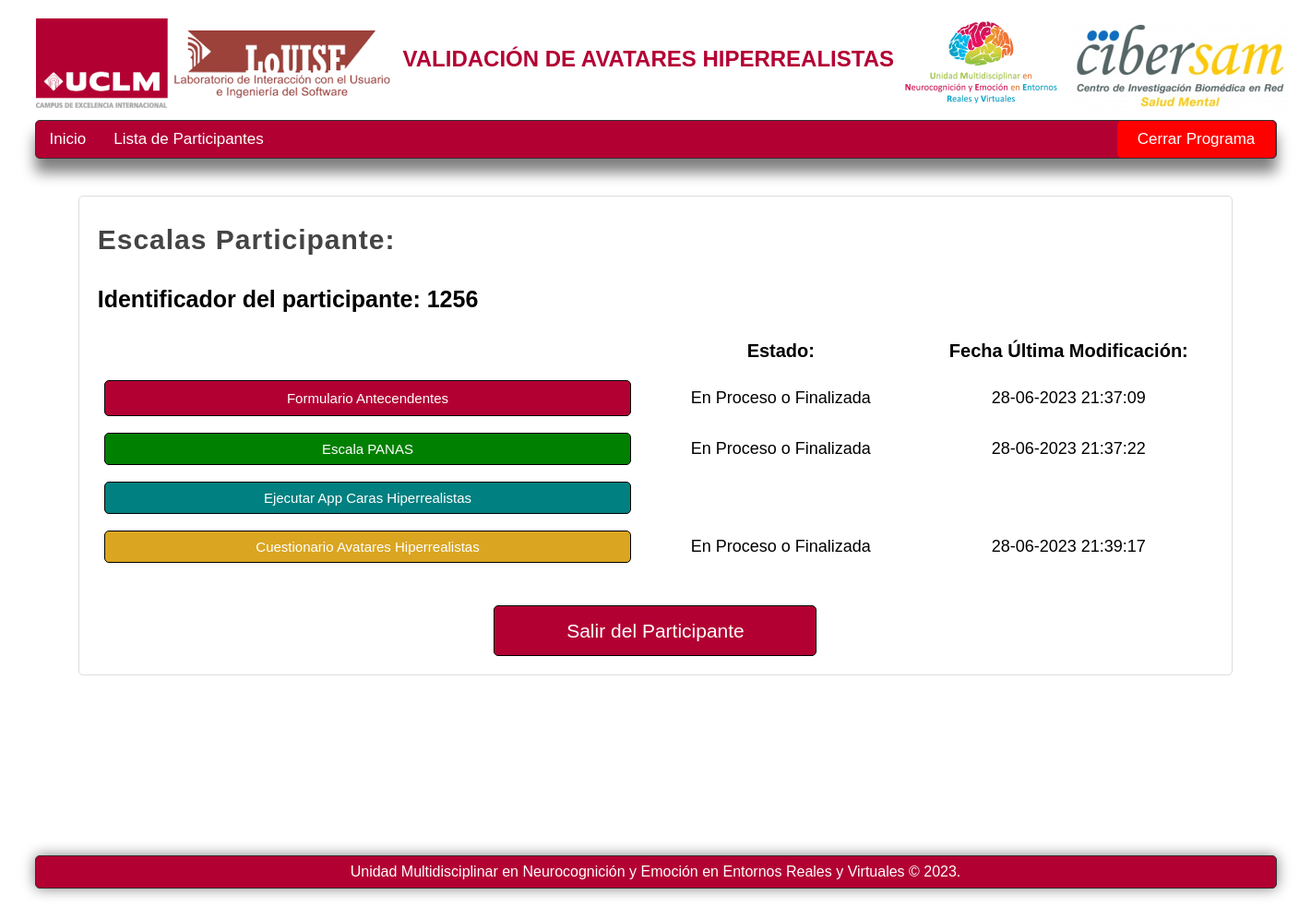
Screenshot of /listaformulariosparticipante/control/1/1256/28-06-2023 19:30:10/ with the database file from the repository.
### appcarasrealistas.py (models this page shows)
class Formularioantecedentes(db.Model):
    __bind_key__ = 'datosappcarasrealistas'
    idescala = db.Column(db.Integer, primary_key=True)
    idparticipante = db.Column(db.Text)
    nhcparticipante = db.Column(db.Text)
    tipoparticipante = db.Column(db.Text)
    estadoparticipante = db.Column(db.Text)
    estadoescala = db.Column(db.Text)
    fechacreacion = db.Column(db.Text)
    fechaultimamodificacion = db.Column(db.Text)
    antecedentespersonalessomaticos = db.Column(db.Text)
    diagnosticodms5 = db.Column(db.Text)
    faseenfermedadactual = db.Column(db.Text)
    edadiniciosintomatologia = db.Column(db.Text)
    anosevolucionenfermedad = db.Column(db.Text)
    numerodescompensaciones = db.Column(db.Text)
    numerodescompensaciones6meses = db.Column(db.Text)
    numeroingresos = db.Column(db.Text)
    numeroingresos6meses = db.Column(db.Text)
    tratamientopsicofarmacologico = db.Column(db.Text)
    tratamientopsicofarmacologico = db.Column(db.Text)
    tratamientomedicoactual = db.Column(db.Text)
    antecedentespersonalestoxicos1 = db.Column(db.Text)
    antecedentespersonalestoxicos8 = db.Column(db.Text)
    antecedentespersonalestoxicos2 = db.Column(db.Text)
    antecedentespersonalestoxicos3 = db.Column(db.Text)
    antecedentespersonalestoxicos4 = db.Column(db.Text)
    antecedentespersonalestoxicos5 = db.Column(db.Text)
    antecedentespersonalestoxicos6 = db.Column(db.Text)
    antecedentespersonalestoxicos7 = db.Column(db.Text)
    textoantecedentespersonalestoxicos = db.Column(db.Text)
    criteriosabuso = db.Column(db.Text)
    antecedentesfamiliarespsiquiatricos = db.Column(db.Text)

class Escalapanas(db.Model):
    __bind_key__ = 'datosappcarasrealistas'
    idescala = db.Column(db.Integer, primary_key=True)
    idparticipante = db.Column(db.Text)
    nhcparticipante = db.Column(db.Text)
    tipoparticipante = db.Column(db.Text)
    estadoparticipante = db.Column(db.Text)
    estadoescala = db.Column(db.Text)
    fechacreacion = db.Column(db.Text)
    fechaultimamodificacion = db.Column(db.Text)
    escalapanas1 = db.Column(db.Text)
    escalapanas2 = db.Column(db.Text)
    escalapanas3 = db.Column(db.Text)
    escalapanas4 = db.Column(db.Text)
    escalapanas5 = db.Column(db.Text)
    escalapanas6 = db.Column(db.Text)
    escalapanas7 = db.Column(db.Text)
    escalapanas8 = db.Column(db.Text)
    escalapanas9 = db.Column(db.Text)
    escalapanas10 = db.Column(db.Text)
    escalapanas11 = db.Column(db.Text)
    escalapanas12 = db.Column(db.Text)
    escalapanas13 = db.Column(db.Text)
    escalapanas14 = db.Column(db.Text)
    escalapanas15 = db.Column(db.Text)
    escalapanas16 = db.Column(db.Text)
    escalapanas17 = db.Column(db.Text)
    escalapanas18 = db.Column(db.Text)
    escalapanas19 = db.Column(db.Text)
    escalapanas20 = db.Column(db.Text)

class Cuestionarioavatares(db.Model):
    __bind_key__ = 'datosappcarasrealistas'
    idescala = db.Column(db.Integer, primary_key=True)
    idparticipante = db.Column(db.Text)
    nhcparticipante = db.Column(db.Text)
    tipoparticipante = db.Column(db.Text)
    estadoparticipante = db.Column(db.Text)
    estadoescala = db.Column(db.Text)
    fechacreacion = db.Column(db.Text)
    fechaultimamodificacion = db.Column(db.Text)
    cuestionarioavatares1 = db.Column(db.Text)
    cuestionarioavatares2 = db.Column(db.Text)
    cuestionarioavatares3 = db.Column(db.Text)
    cuestionarioavatares4_1 = db.Column(db.Text)
    cuestionarioavatares4_2 = db.Column(db.Text)
    cuestionarioavatares5 = db.Column(db.Text)
    cuestionarioavatares6 = db.Column(db.Text)

### appcarasrealistas.py (the view)
@appcarasrealistas.route("/listaformulariosparticipante/<string:tipoparticipante>/<int:idparticipante>/<string:nhcparticipante>/<string:fechacreacion>/", methods=["GET", "POST"])
def listaformulariosparticipante(tipoparticipante="", idparticipante=None, nhcparticipante="", fechacreacion=""):
    if request.method == 'POST':
        if request.form.get('salirparticipante') == "Salir del Participante":
            return redirect(url_for('listaparticipantes', tipoparticipante=tipoparticipante))
    if tipoparticipante == "control":
        datosformularioantecedentesestable = buscarfirstparticipante(Formularioantecedentes, idparticipante, nhcparticipante, fechacreacion)
        datosescalapanasestable = buscarfirstparticipante(Escalapanas, idparticipante, nhcparticipante, fechacreacion)
        datoscuestionarioavataresestable = buscarfirstparticipante(Cuestionarioavatares, idparticipante, nhcparticipante, fechacreacion)
        datosappcaraspantallaestable = buscarfirstparticipanteappcaras(Appcaraspantalla, idparticipante, nhcparticipante)
        tipolayout = 'layoutinicio2.html'
        return render_template("listaformulariosparticipante.html", tipolayout=tipolayout, tipoparticipante=tipoparticipante, idparticipante=idparticipante, nhcparticipante=nhcparticipante, fechacreacion=fechacreacion,
                                datosformularioantecedentesestable = datosformularioantecedentesestable, datosescalapanasestable = datosescalapanasestable,
                                datoscuestionarioavataresestable = datoscuestionarioavataresestable, datosappcaraspantallaestable = datosappcaraspantallaestable)

### appcarasrealistas.py (called while the page is built)
def buscarfirstparticipante(nombretablabd, idparticipante, nhcparticipante, fechacreacion):
    buscarfirst = nombretablabd.query.filter_by(fechacreacion = fechacreacion).filter_by(idparticipante = idparticipante).filter_by(nhcparticipante = nhcparticipante).first()
    return buscarfirst

def buscarfirstparticipanteappcaras(nombretablabd, idparticipante, nhcparticipante):
    buscarfirst = nombretablabd.query.filter_by(idnumericoparticipante = idparticipante).filter_by(nhcparticipante = nhcparticipante).first()
    return buscarfirst

### templates/listaformulariosparticipante.html (shortened to what this page needs)
{% extends tipolayout %}
{% block nav %}
    <li>
        <a href="/">Inicio</a>
    </li>
    {% if tipoparticipante == "control"%}
        <li>
            <a href="/listaparticipantes/control">Lista de Participantes</a>
        </li>
        <li>
            <a class="cerrarprogramabipolares2" href="/salir" onclick="return confirm('¿Estas seguro de que deseas cerrar el programa?')">Cerrar Programa</a>
        </li>
    {% endif %}
{% endblock %}
{% block content %}
    {% if tipoparticipante == "control"%}
        <h1 class="titulo2">Escalas Participante:</h1>
    {% endif %}
    <br>
    <div>
        <h3>Identificador del participante: {{ nhcparticipante }}</h3>
    </div>
    <br>
    <div class="divtable1">
        <table class="table7">
            <thead class="theadtable">
                <tr>
                    <td class="titulostablas6"></td>
                    <td class="titulostablas13">Estado:</td>
                    <td class="titulostablas9">Fecha Última Modificación:</td>
                </tr>
            </thead>
            <tbody class="tbodytable1">
                <tr>
                    <td class="contenidotabla3">
                        <a class="btn3" href="/formularioantecedentes/{{ tipoparticipante }}/estable/{{ idparticipante }}/{{ nhcparticipante }}/{{ fechacreacion }}">Formulario Antecendentes</a>
                    </td>
                    <td class="contenidotabla3">
                        {{ datosformularioantecedentesestable.estadoescala }}
                    </td>
                    <td class="contenidotabla3">
                        {{ datosformularioantecedentesestable.fechaultimamodificacion }}
                    </td>
                </tr>
                <tr>
                    <td class="contenidotabla3">
                        <a class="btn5" href="/escalapanas/{{ tipoparticipante }}/estable/{{ idparticipante }}/{{ nhcparticipante }}/{{ fechacreacion }}">Escala PANAS</a>
                    </td>
                    <td class="contenidotabla3">
                        {{ datosescalapanasestable.estadoescala }}
                    </td>
                    <td class="contenidotabla3">
                        {{ datosescalapanasestable.fechaultimamodificacion }}
                    </td>
                </tr>
                <tr>
                    <td class="contenidotabla3">
                        {% if not datosappcaraspantallaestable.nhcparticipante %}
                        <a class="btn11" href="/appcaraspantalla/{{ tipoparticipante }}/estable/{{ idparticipante }}/{{ nhcparticipante }}/{{ fechacreacion }}">Ejecutar App Caras Hiperrealistas</a>
                        {% endif %}
                    </td>
                    <td class="contenidotabla3">
                    </td>
                    <td class="contenidotabla3">
                    </td>
                </tr>
                <tr>
                    <td class="contenidotabla3">
                        <a class="btn6" href="/cuestionarioavatares/{{ tipoparticipante }}/estable/{{ idparticipante }}/{{ nhcparticipante }}/{{ fechacreacion }}">Cuestionario Avatares Hiperrealistas</a>
                    </td>
                    <td class="contenidotabla3">
                        {{ datoscuestionarioavataresestable.estadoescala }}
                    </td>
                    <td class="contenidotabla3">
                        {{ datoscuestionarioavataresestable.fechaultimamodificacion }}
                    </td>
                </tr>
            </tbody>
        </table>
    </div>
    <br>
    <br>
    <div class="botonguardar">
        <form action="" method="post">
            <input class="botonsalirparticipante" type="submit" id="salirparticipante" name="salirparticipante" value="Salir del Participante" />
        </form>
    </div>
{% endblock %}

### static/css/styles.css (style rules this page uses)
* { margin: 0px; padding: 0px; list-style: none; font-family: Arial; }
body { background-color: white; }
.box h3 { font-size: 25px; }
nav ul li { line-height: 40px; float: left; }
nav ul li a { list-style: none; text-decoration: none; display: block; padding-left: 15px; padding-right: 15px; color: white; }
.cerrarprogramabipolares2 { list-style: none; text-decoration: none; display: block; padding-left: 22px; padding-right: 22px; background: red; border-radius: 5px; color: white; margin-left: 910px; }
form { display: block; margin-left: auto; margin-right: auto; width: 1090.8px; }
.box form input { display: inline-block; padding: 0px; padding-left: 5px; padding-right: 5px; font-size: 21px; }
.botonguardar { text-align: center; }
.botonsalirparticipante { text-decoration: none; padding: 10px; background: #B30033; font-size: 50px; color: white; border: 1px solid black; border-radius: 5px; display: inline-block; height: 55px; width: 350px; text-align: center; }
.titulo2 { color: #444444; letter-spacing: 1px; font-size: 30px; padding-bottom: 5px; margin-bottom: 10px; margin-top: 10px; }
.btn3 { text-decoration: none; font-size: 15px; padding: 10px; background: #B30033; color: white; border: 1px solid black; border-radius: 5px; display: block; text-align: center; }
.btn5 { text-decoration: none; font-size: 15px; padding: 8px; background: green; color: white; border: 1px solid black; border-radius: 5px; display: block; text-align: center; }
.btn11 { text-decoration: none; font-size: 15px; padding: 8px; background: teal; color: white; border: 1px solid black; border-radius: 5px; display: block; text-align: center; }
.btn6 { text-decoration: none; font-size: 15px; padding: 8px; background: goldenrod; color: white; border: 1px solid black; border-radius: 5px; display: block; text-align: center; }
table { table-layout: fixed; width: 100%; }
.theadtable { font-size: 18px; font-weight: bold; }
.titulostablas6 { font-size: 20px; width: auto; text-align: left; padding-top: 10px; padding-bottom: 10px; padding-left: 5px; padding-right: 5px }
.divtable1 { display: block; text-align: center; }
.titulostablas13 { font-size: 20px; width: 300px; text-align: center; padding-top: 10px; padding-bottom: 10px; padding-left: 5px; padding-right: 5px; }
.titulostablas9 { font-size: 20px; width: 300px; text-align: center; padding-top: 10px; padding-bottom: 10px; padding-left: 5px; padding-right: 5px; }
.table7 { table-layout: auto; margin: auto; width: 100%; }
.tbodytable1 { text-align: left; font-size: 18px; width: min-content; }
.contenidotabla3 { text-align: center; padding: 5px; padding-top: 8px; padding-bottom: 8px; }

### rows the page displays
Formularioantecedentes: estadoescala "En Proceso o Finalizada", fechaultimamodificacion "28-06-2023 21:37:09"
Escalapanas: estadoescala "En Proceso o Finalizada", fechaultimamodificacion "28-06-2023 21:37:22"
Cuestionarioavatares: estadoescala "En Proceso o Finalizada", fechaultimamodificacion "28-06-2023 21:39:17"

### other values shown
{{ nhcparticipante }} "1256"
